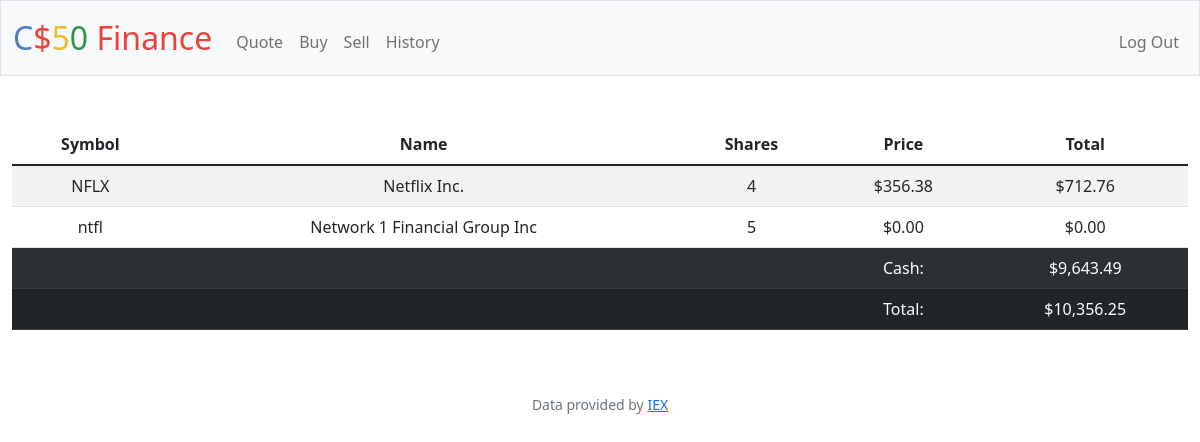
Screenshot of / (signed in) with the database file from the repository.
### tables this page shows
CREATE TABLE 'portfolio' (
    username_id INTEGER NOT NULL,
    symbol TEXT NOT NULL,
    stocks TEXT NOT NULL,
    shares INTEGER NOT NULL DEFAULT 0,
    price REAL NOT NULL,
    total REAL NOT NULL,
    FOREIGN KEY (username_id) REFERENCES users(id)
);

CREATE TABLE users (id INTEGER PRIMARY KEY AUTOINCREMENT NOT NULL, username TEXT NOT NULL, hash TEXT NOT NULL, cash NUMERIC NOT NULL DEFAULT 10000.00);

### app.py (the view)
@app.route("/")
@login_required
def index():
    current_user = session["user_id"]
    cash = db.execute("SELECT * FROM users WHERE id = ?", current_user)
    if not cash:
        return apology("No cash")
    user_cash = cash[0]["cash"]
    portfolio = db.execute(
        "SELECT symbol, stocks, price, total, SUM(shares) as total_shares FROM portfolio WHERE username_id = ? GROUP BY symbol", current_user)
    balance = user_cash
    for port in portfolio:
        balance += port["total"]
    return render_template("index.html", portfolio=portfolio, cash=user_cash, balance=balance)

### app.py (called while the page is built)
@app.after_request
def after_request(response):
    response.headers["Cache-Control"] = "no-cache, no-store, must-revalidate"
    response.headers["Expires"] = 0
    response.headers["Pragma"] = "no-cache"
    return response

### helpers.py (called while the page is built)
def login_required(f):
    @wraps(f)
    def decorated_function(*args, **kwargs):
        if session.get("user_id") is None:
            return redirect("/login")
        return f(*args, **kwargs)
    return decorated_function

def usd(value):
    return f"${value:,.2f}"

### templates/index.html (shortened to what this page needs)
{% extends "layout.html" %}
{% block main %}
    <table class="table table-striped">
        <thead>
            <tr>
                <th scope="col">Symbol</th>
                <th scope="col">Name</th>
                <th scope="col">Shares</th>
                <th scope="col">Price</th>
                <th scope="col">Total</th>
            </tr>
        </thead>
        <tbody>
            {% for stock in portfolio %}
                <tr>
                    <td>{{ stock.symbol }}</td>
                    <td>{{ stock.stocks }}</td>
                    <td>{{ stock.total_shares }}</td>
                    <td>{{ stock.price | usd }}</td>
                    <td>{{ stock.total | usd }}</td>
                </tr>
            {% endfor %}
            <tr class="table-dark">
                <th scope="row"></th>
                <td></td>
                <td></td>
                <td>Cash:</td>
                <td>{{ cash | usd }}</td>
            </tr>
            <tr class="table-dark">
                <th scope="row"></th>
                <td></td>
                <td></td>
                <td>Total:</td>
                <td>{{ balance | usd }}</td>
            </tr>
        </tbody>
    </table>
{% endblock %}

### rows the page displays
portfolio: symbol "NFLX", stocks "Netflix Inc.", total_shares "4", price "$356.38", total "$712.76"
portfolio: symbol "ntfl", stocks "Network 1 Financial Group Inc", total_shares "5", price "$0.00", total "$0.00"
users: cash "$9,643.49"

### other values shown
{{ balance | usd }} "$10,356.25"
